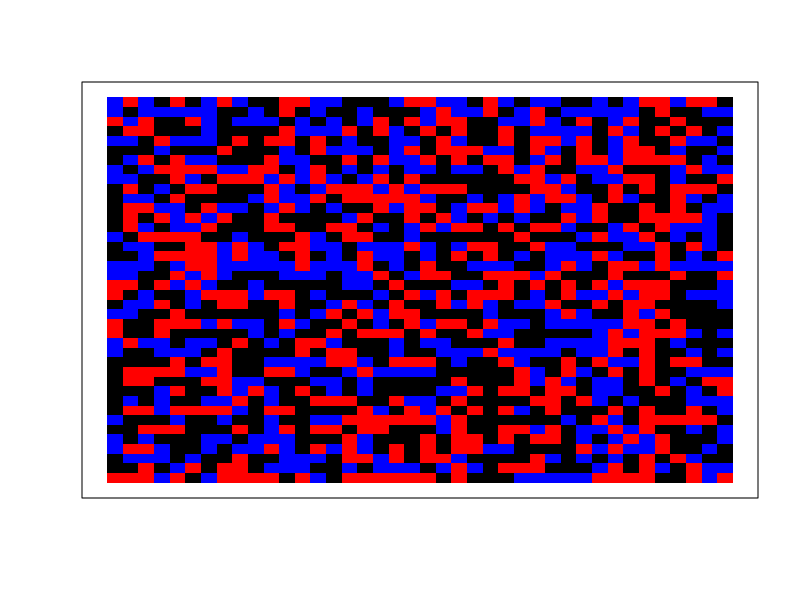
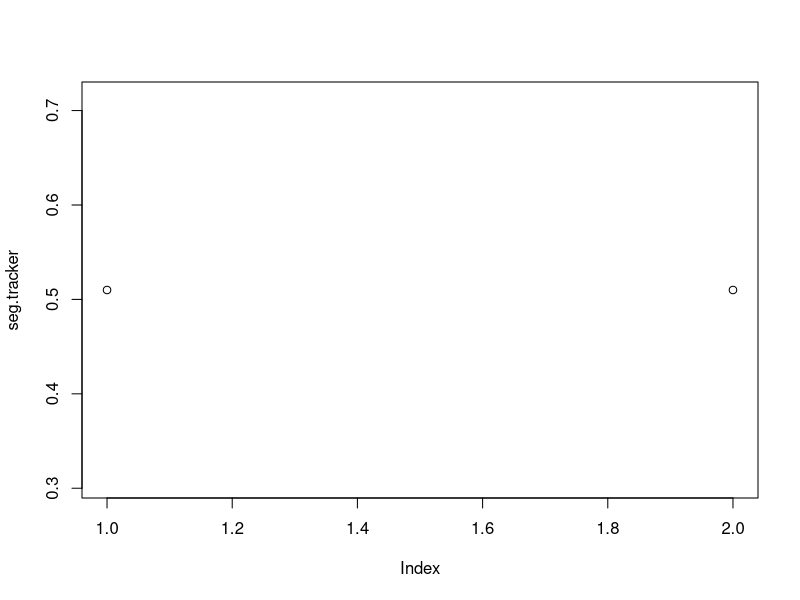

Reproduce these figures in R, in order.
# use this file to generate your variation on the schelling model

#2 main variations here- 1. I set up a difference criterion as well as a similarity criterion
#its not really a minimum value, but more of a preference value for both
#The second major change is I create a copy of the grid and divide it into 4 sectors
#Agents become "unhappy" based on a "Stay" score. If the stay score falls below a certain level they 
#become unhappy. The stay score is affected by similarity and difference preferences as well as 
#how the agent feels about the sector its in. 
#The model always seems to just go through 2 to 3 iterations though, and the changes in segregation
#are small. This could be because the criteria for wanting to move are too high, and also because
#this is not an accurate model of how people decide to move, however introducing greater complexities
#such as locale preference and similarity and difference preferences appears to be a good step
#in making the model better reflect reality.

rows <- 40 
cols <- 40
proportion.group.1 <- .5
empty <- .40
min.similarity <- 3/8 #now its no longer really min.similarity, but more of similarity preference
min.difference<- 2/8 #same here for difference, its not a threshold and more of a preference value

area.grid <- function(rows, cols){ #creates a grid which defines "locales" where different agents have 
  #different preferences when it comes to staying or moving
  data<-c(rep(6,(rows/2)*(cols/2)),
          rep(7,(rows/2)*(cols/2)),
          rep(8,(rows/2)*(cols/2)),
          rep(9,(rows/2)*(cols/2)))
  area<- matrix(data,nrow=rows, ncol= cols,byrow = T)
}

create.grid <- function(rows, cols, proportion.group.1, empty){
  pop.size.group.1 <- (rows*cols)*(1-empty)*proportion.group.1
  pop.size.group.2 <- (rows*cols)*(1-empty)*(1-proportion.group.1)
  
  initial.population <- sample(c(
    rep(1, pop.size.group.1), 
    rep(2, pop.size.group.2), 
    rep(0, (rows*cols)-pop.size.group.1-pop.size.group.2)
  ))
  grid <- matrix(initial.population, nrow=rows, ncol=cols)
}

visualize.grid <- function(grid){
  image(grid, col=c('black','red','blue'), xaxs=NULL, yaxs=NULL, xaxt='n', yaxt='n')
}

empty.locations <- function(grid){
  return(which(grid==0, arr.ind=T))
}



similarity.to.center <- function(grid.subset, center.val){
  if(center.val == 0){ return(NA) }
  same <- sum(grid.subset==center.val) - 1
  not.same <- sum(grid.subset!=center.val) - sum(grid.subset==0)
  return(same/(same+not.same))
}


segregation <- function(grid){
  same.count <- 0
  diff.count <- 0
  for(row in 1:(nrow(grid)-1)){
    for(col in 1:(ncol(grid)-1)){
      if(grid[row,col] != 0 && grid[row+1,col+1] != 0){
        if(grid[row,col] != grid[row+1,col+1]){
          diff.count <- diff.count + 1
        } else {
          same.count <- same.count + 1
        }
      }
      if(grid[row,col] != 0 && grid[row,col+1] != 0){
        if(grid[row,col] != grid[row,col+1]){
          diff.count <- diff.count + 1
        } else {
          same.count <- same.count + 1
        }
      }
      if(grid[row,col] != 0 && grid[row+1,col] != 0){
        if(grid[row,col] != grid[row+1,col]){
          diff.count <- diff.count + 1
        } else {
          same.count <- same.count + 1
        }
      }  
    }
  }
  return(same.count / (same.count + diff.count))
}


diff.from.center<- function(grid.subset, center.val){
  if(center.val==0){
    return(NA)}
  diff<- sum(grid.subset!=center.val)-sum(grid.subset==0)
  same<- sum(grid.subset==center.val)-1
  return(diff/(diff+same))
}

unhappy.agents <- function(grid, min.similarity, min.difference,locale){
  
  grid.copy <- grid
  for(row in 1:rows){
    for(col in 1:cols){
      similarity.score <- similarity.to.center(grid[max(0, row-1):min(rows,row+1), max(0,col-1):min(cols,col+1)], grid[row,col])
      difference.score <- diff.from.center(grid[max(0, row-1):min(rows,row+1), max(0,col-1):min(cols,col+1)], grid[row,col])
      if(grid.copy[row,col]==0){#ignores blank spaces
        grid.copy[row,col] <- NA
      }
      if(is.na(similarity.score)==F){
        stay<-0.3 #Base stay rate; this determines whether an agent wants to move or stay
        stay<- stay - abs((min.similarity-similarity.score)) - abs((min.difference - difference.score)) #between 2 and -2 depending on parameters(?)
        #the line above finds out how much the current situation of any agent deviates from their ideal preference
        #This is subtracted from the stay variable making them more likely to move
        
        #The following segment checks for the type of agent and the locale they are in and assigns a change
        #in the stay variable accordingly. In some locales agent type 1 is very comfortable and type 2 is very
        #uncomfortable. The opposite happens in another locale. And then there are two more locales where one
        #type is mildly comfortable and the other is mildly uncomfortable. This is reflected by the amount
        #subtracted or added to the stay variable.
        if(grid[rows,cols]==1&&locale[rows,cols]==7){
          stay<- stay+2
        }
        if(grid[rows,cols]==2&&locale[rows,cols]==7){
          stay<- stay-2
        }
        if(grid[rows,cols]==1&&locale[rows,cols]==8){
          stay<- stay-2
        }
        if(grid[rows,cols]==2&&locale[rows,cols]==8){
          stay<- stay+2
        }
        if(grid[rows,cols]==1&&locale[rows,cols]==9){
          stay<- stay+1
        }
        if(grid[rows,cols]==2&&locale[rows,cols]==9){
          stay<- stay-1
        }
        if(grid[rows,cols]==1&&locale[rows,cols]==6){
          stay<- stay-1
        }
        if(grid[rows,cols]==2&&locale[rows,cols]==6){
          stay<- stay+1
        }
        
        if(stay<=0.3){
          grid.copy[rows,cols]=F
        }else{
          grid.copy[rows,cols]=T
        }}

    }}      
  return(which(grid.copy==FALSE, arr.ind = T))
  }

one.round <- function(grid, min.similarity,min.difference,locale){
  empty.spaces<- empty.locations(grid)
  unhappy<- unhappy.agents(grid, min.similarity,min.difference,locale)
  empty.spaces<- empty.spaces[ sample(1:nrow(empty.spaces)),  ]   
  for(i in 1:nrow(empty.spaces)){
    if(i>nrow(unhappy)){
      break}
    grid[empty.spaces[i,1], empty.spaces[i,2]]<- grid[unhappy[i,1], unhappy[i,2]]
    grid[unhappy[i,1], unhappy[i,2]]<- 0
  }
  return(grid)
}

done <- FALSE 
grid <- create.grid(rows, cols, proportion.group.1, empty)
locale <- area.grid(rows, cols)
seg.tracker <- c(segregation(grid)) 
while(!done){
  new.grid <- one.round(grid, min.similarity,min.difference,locale)
  seg.tracker <- c(seg.tracker, segregation(grid))
  if(all(new.grid == grid)){ 
    done <- TRUE 
  } else {
    grid <-new.grid
  } 
} 
layout(1) 
visualize.grid(grid) 
plot(seg.tracker)